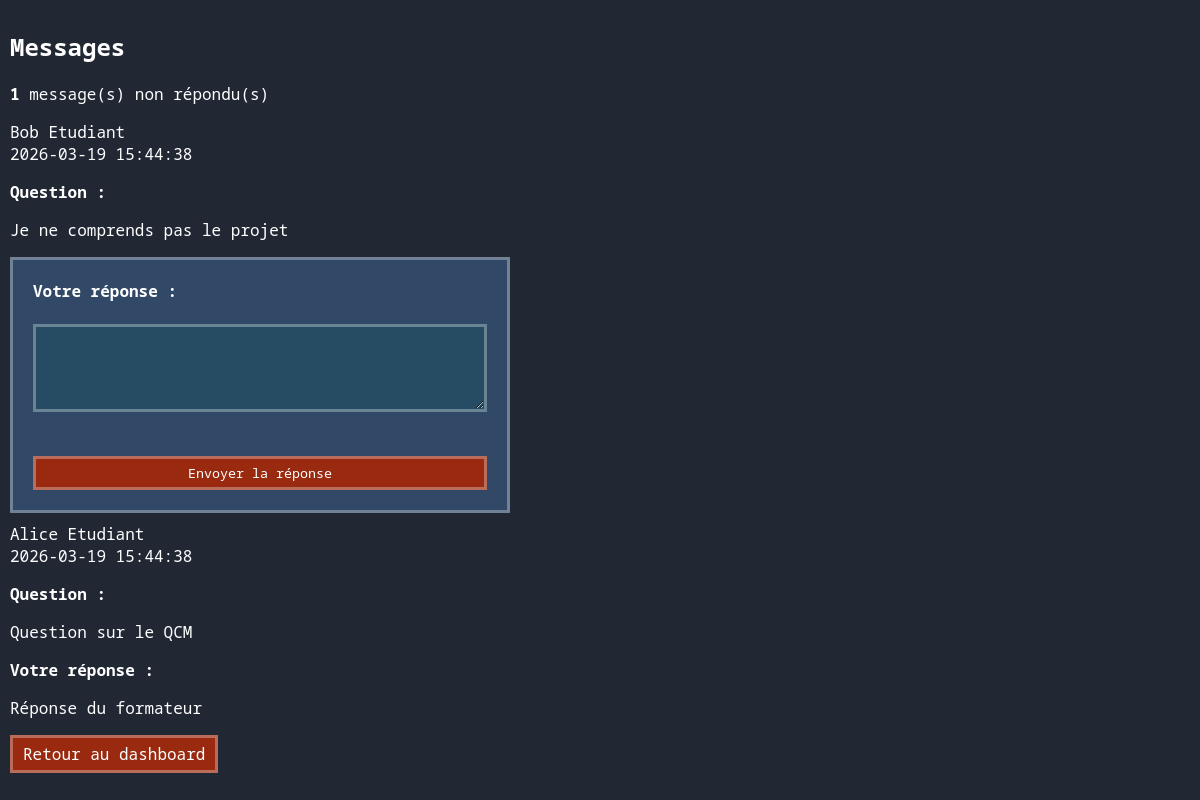
The app's page /messages/index.php (signed in) with its own data.
### tables this page shows
CREATE TABLE message (
    id_message INT AUTO_INCREMENT PRIMARY KEY,
    id_etudiant INT,
    id_formateur INT,
    contenu TEXT,
    reponse TEXT,
    date_message DATETIME DEFAULT CURRENT_TIMESTAMP,
    FOREIGN KEY (id_etudiant) REFERENCES utilisateur(id_user),
    FOREIGN KEY (id_formateur) REFERENCES utilisateur(id_user)
);

CREATE TABLE utilisateur (
    id_user INT AUTO_INCREMENT PRIMARY KEY,
    nom VARCHAR(100) NOT NULL,
    email VARCHAR(150) NOT NULL UNIQUE,
    password_hash VARCHAR(255) NOT NULL,
    role ENUM('admin', 'formateur', 'etudiant') NOT NULL,
    statut ENUM('en_attente', 'valide', 'desactive') DEFAULT 'en_attente',
    date_creation DATETIME DEFAULT CURRENT_TIMESTAMP
);

### src/messages/index.php (the view, shortened to what this page needs)
<?php
$pdo = getDatabaseConnection();
$userId = $_SESSION['user_id'];
$role = $_SESSION['user_role'];
$formateurs = $pdo->query('SELECT id_user, nom FROM utilisateur WHERE role = "formateur" ORDER BY nom')->fetchAll();
if ($role === 'etudiant') {
    $messages = $pdo->prepare('
        SELECT m.id_message, m.contenu, m.reponse, m.date_message, u.nom AS formateur
        FROM message m
        JOIN utilisateur u ON m.id_formateur = u.id_user
        WHERE m.id_etudiant = ?
        ORDER BY m.date_message DESC
    ');
    $messages->execute([$userId]);
    $messagesData = $messages->fetchAll();
} else {
    $messages = $pdo->prepare('
        SELECT m.id_message, m.contenu, m.reponse, m.date_message, u.nom AS etudiant
        FROM message m
        JOIN utilisateur u ON m.id_etudiant = u.id_user
        WHERE m.id_formateur = ?
        ORDER BY m.reponse IS NOT NULL, m.date_message DESC
    ');
    $messages->execute([$userId]);
    $messagesData = $messages->fetchAll();
}
?>
<!DOCTYPE html>
<html lang="fr">
<head>
    <link rel="stylesheet" href="/style.css">
</head>
<body>
    <h2>Messages</h2>
    <?php if ($role === 'etudiant'): ?>
        <h3>Poser une question</h3>
        <form method="post">
            <label>Formateur :</label>
            <select name="formateur" required>
                <option value="">-- Sélectionner --</option>
                <?php foreach ($formateurs as $f): ?>
                    <option value="<?= $f['id_user'] ?>"><?= htmlspecialchars($f['nom']) ?></option>
                <?php endforeach; ?>
            </select><br><br>
            <label>Votre question :</label><br>
            <textarea name="message" rows="5" cols="50" required></textarea><br><br>
            <button type="submit">Envoyer</button>
        </form>
        <h3>Historique de vos questions</h3>
        <?php if ($messagesData): ?>
            <ul>
            <?php foreach ($messagesData as $m): ?>
                <li>
                    <strong><?= htmlspecialchars($m['formateur']) ?></strong> (<?= htmlspecialchars($m['date_message']) ?>)<br>
                    <b>Question :</b> <?= htmlspecialchars($m['contenu']) ?><br>
                    <b>Réponse :</b> <?= $m['reponse'] ? htmlspecialchars($m['reponse']) : '<em>En attente...</em>' ?><br><br>
                </li>
            <?php endforeach; ?>
            </ul>
        <?php else: ?>
            <p class="success">Vous n'avez pas encore posé de questions.</p>
        <?php endif; ?>
    <?php else:?>
        <?php $nbNonRepondus = count(array_filter($messagesData, fn($m) => !$m['reponse'])); ?>
        <p><b><?= $nbNonRepondus ?></b> message(s) non répondu(s)</p>
        <?php if ($messagesData): ?>
            <?php foreach ($messagesData as $m): ?>
                <div class="message-box <?= $m['reponse'] ? 'repondu' : 'non-repondu' ?>">
                    <div class="etudiant"><?= htmlspecialchars($m['etudiant']) ?></div>
                    <div class="date"><?= htmlspecialchars($m['date_message']) ?></div>
                    <p><b>Question :</b></p>
                    <p><?= htmlspecialchars($m['contenu']) ?></p>
                    <?php if ($m['reponse']): ?>
                        <p><b>Votre réponse :</b></p>
                        <p><?= htmlspecialchars($m['reponse']) ?></p>
                    <?php else: ?>
                        <form method="post">
                            <label><b>Votre réponse :</b></label><br>
                            <textarea name="reponse" rows="4" cols="50" required></textarea><br><br>
                            <button type="submit">Envoyer la réponse</button>
                        </form>
                    <?php endif; ?>
                </div>
            <?php endforeach; ?>
        <?php else: ?>
            <p class="success">Vous n'avez pas reçu de messages.</p>
        <?php endif; ?>
    <?php endif; ?>
    <p><a class="button-link" href="/dashboard/">Retour au dashboard</a></p>
</body>
</html>

### src/style.css (style rules this page uses)
:root { --background-primary-color: #212834; --background-secondary-color: #314866; --background-thirdly-color: #254c63; --affirmative-color: #063f41; --negative-color: #99290f; --text-color: #ffffff; --border-color: #ffffff50; }
* { box-sizing: border-box; color: var(--text-color); font-family: 'Noto Sans Mono', monospace; }
body { background-color: var(--background-primary-color); margin: 0; padding: 10px; }
button { background-color: var(--negative-color); color: var(--text-color); border: 3px solid var(--border-color); padding: 5px 10px; cursor: pointer; }
.button-link { display: inline-block; background-color: var(--negative-color); color: var(--text-color); border: 3px solid var(--border-color); padding: 5px 10px; text-decoration: none; cursor: pointer; }
form { display: flex; flex-direction: column; background-color: var(--background-secondary-color); padding: 20px; border: 3px solid var(--border-color); max-width: 500px; margin-bottom: 10px; }
label { font-weight: bold; }
input, select, textarea { background-color: var(--background-thirdly-color); color: var(--text-color); border: 3px solid var(--border-color); padding: 5px; width: 100%; }

### records on screen
message: id_etudiant.nom "Bob Etudiant", date_message "2026-03-19 15:44:38", contenu "Je ne comprends pas le projet"
message: id_etudiant.nom "Alice Etudiant", date_message "2026-03-19 15:44:38", contenu "Question sur le QCM", reponse "Réponse du formateur"

### other values on screen
$nbNonRepondus "1"
